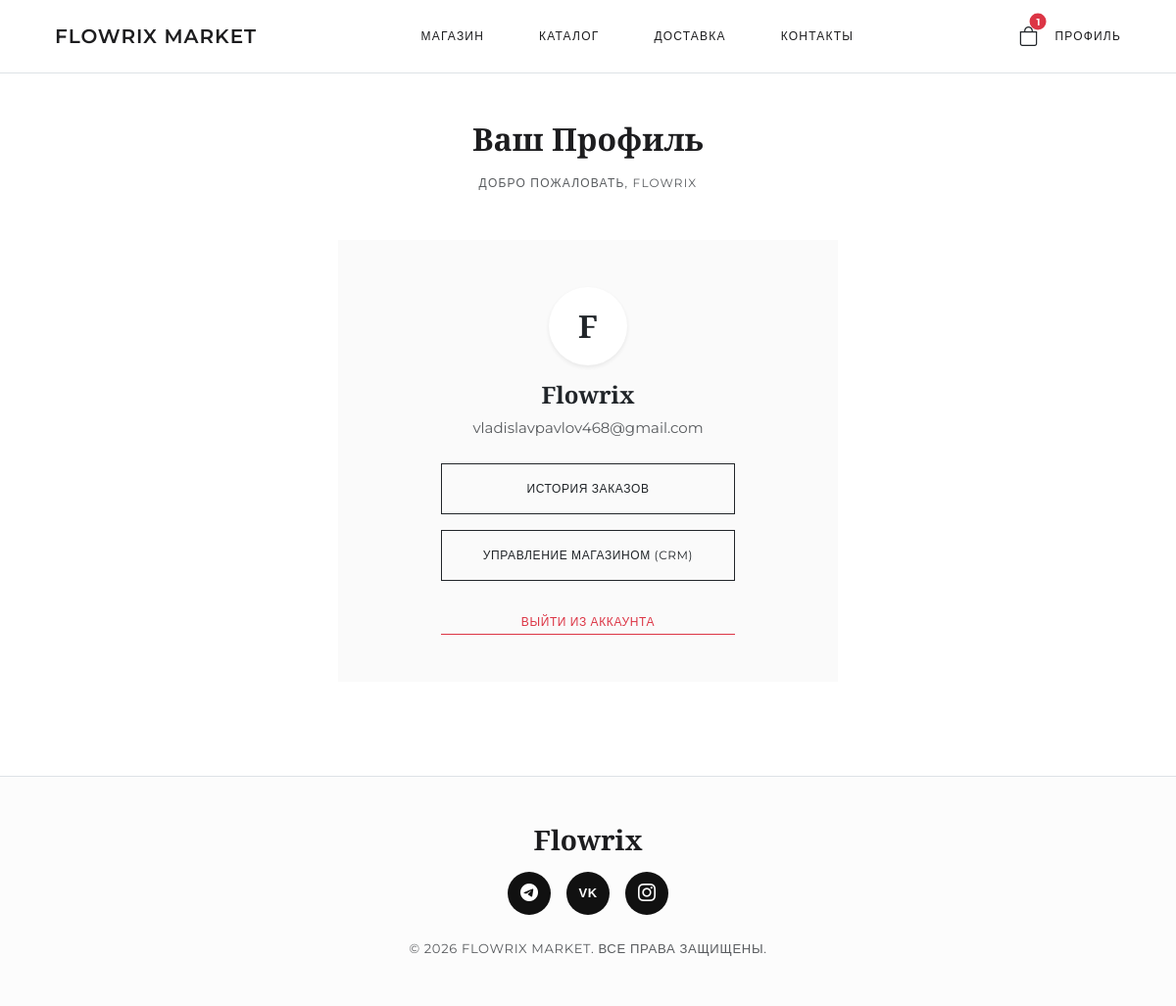
Page /auth/profile (signed in) on the committed database.
### models.py (models this page shows, shortened)
class OrderItem(db.Model):
    __tablename__ = "order_items"
    id = db.Column(db.Integer, primary_key=True)
    order_id = db.Column(db.Integer, db.ForeignKey("orders.id"), nullable=False)
    product_id = db.Column(db.Integer, db.ForeignKey("products.id"), nullable=True)
    quantity = db.Column(db.Integer, nullable=False, default=1)
    price_at_purchase = db.Column(db.Numeric(10, 2), nullable=False)
    order = db.relationship("Order", back_populates="items")
    product = db.relationship("Product", back_populates="order_items")

class User(UserMixin, db.Model):
    __tablename__ = "users"
    id = db.Column(db.Integer, primary_key=True)
    username = db.Column(db.String(64), unique=True, nullable=False)
    email = db.Column(db.String(120), unique=True, nullable=False)
    password_hash = db.Column(db.String(256), nullable=False)
    role = db.Column(db.String(16), nullable=False, default="client")
    created_at = db.Column(db.DateTime, default=datetime.utcnow)
    orders = db.relationship(
        "Order",
        back_populates="user",
        cascade="all, delete-orphan",
        lazy="dynamic",
    )
    @property
    def is_admin(self) -> bool:
        return self.role == "admin"
    @property
    def active_cart(self):
        return self.orders.filter_by(status="new").first()

### routes/auth.py (the view)
@auth_bp.route("/profile")
@login_required
def profile():
    return render_template("pages/profile.html")

### main.py (called while the page is built)
def _ensure_admin():
    from models import User
    try:
        first_user = User.query.order_by(User.id.asc()).first()
        if first_user and first_user.role != "admin":
            first_user.role = "admin"
            db.session.commit()
            print(f"User {first_user.username} promoted to Admin")
    except Exception as e:
        print(f"Admin promotion error: {e}")
        db.session.rollback()

### models.py (called while the page is built)
@login_manager.user_loader
def load_user(user_id: str):
    return db.session.get(User, int(user_id))

    @property
    def items_count(self) -> int:
        return sum(item.quantity for item in self.items)

### templates/pages/profile.html (shortened to what this page needs)
{% extends "base.html" %}
{% block content %}
<div class="container py-5" style="max-width: 800px;">
  <div class="text-center mb-5" data-aos="fade-up">
    <h2 class="font-serif mb-3">Ваш Профиль</h2>
    <p class="text-muted text-uppercase" style="font-size: 12px; letter-spacing: 0.1em;">Добро пожаловать, {{ current_user.username }}</p>
  </div>
  <div class="row g-4 justify-content-center">
    <div class="col-12 col-md-8">
      <div class="card border-0 rounded-0" style="background-color: var(--color-surface);" data-aos="fade-up" data-aos-delay="100">
        <div class="card-body p-5 text-center">
          <div class="mb-4">
            <div class="d-inline-flex align-items-center justify-content-center rounded-circle bg-white shadow-sm mb-3" style="width: 80px; height: 80px;">
              <span class="font-serif fs-2">{{ current_user.username[0]|upper }}</span>
            </div>
            <h4 class="font-serif">{{ current_user.username }}</h4>
            <p class="text-muted">{{ current_user.email }}</p>
          </div>
          <div class="d-flex flex-column gap-3 mx-auto" style="max-width: 300px;">
            <a href="{{ url_for('orders.history') }}" class="btn btn-outline-dark rounded-0 py-3 text-uppercase" style="font-size: 12px; letter-spacing: 0.05em;">
              История заказов
            </a>
            {% if current_user.is_admin %}
            <a href="{{ url_for('admin.dashboard') }}" class="btn btn-outline-dark rounded-0 py-3 text-uppercase" style="font-size: 12px; letter-spacing: 0.05em;">
              Управление магазином (CRM)
            </a>
            {% endif %}
            <a href="{{ url_for('auth.logout') }}" class="text-danger mt-3 text-uppercase text-decoration-none" style="font-size: 12px; letter-spacing: 0.05em; border-bottom: 1px solid #dc3545; display: inline-block; padding-bottom: 2px;">
              Выйти из аккаунта
            </a>
          </div>
        </div>
      </div>
    </div>
  </div>
</div>
{% endblock %}

### templates/base.html (shortened to what this page needs)
<!DOCTYPE html>
<html lang="ru">
<head>
  <link rel="stylesheet" href="https://cdn.jsdelivr.net/npm/bootstrap@5.3.3/dist/css/bootstrap.min.css">
  <link rel="stylesheet" href="https://cdn.jsdelivr.net/npm/bootstrap-icons@1.11.3/font/bootstrap-icons.min.css">
  <link rel="stylesheet" href="https://unpkg.com/aos@next/dist/aos.css" />
  <link rel="stylesheet" href="{{ url_for('static', filename='css/style.css') }}">
</head>
<body>
  <nav class="navbar navbar-minimal sticky-top bg-white py-3 border-bottom">
    <div class="container-fluid px-4">
      <div class="d-flex align-items-center justify-content-between w-100">
        <div class="d-flex align-items-center">
          <a class="navbar-brand m-0" href="{{ url_for('products.home') }}">Flowrix Market</a>
        </div>
        <div class="d-none d-lg-flex gap-4">
          <a class="nav-link" href="{{ url_for('products.home') }}">МАГАЗИН</a>
          <a class="nav-link" href="{{ url_for('products.index') }}">КАТАЛОГ</a>
          <a class="nav-link" href="{{ url_for('products.delivery') }}">ДОСТАВКА</a>
          <a class="nav-link" href="{{ url_for('products.contacts') }}">КОНТАКТЫ</a>
        </div>
        <div class="d-flex align-items-center gap-3">
          {% if current_user.is_authenticated %}
            <button class="btn btn-link text-dark text-decoration-none d-flex align-items-center gap-2 p-0 position-relative" type="button" data-bs-toggle="offcanvas" data-bs-target="#offcanvasCart">
              <i class="bi bi-bag fs-5"></i>
              {% if current_user.active_cart and current_user.active_cart.items_count > 0 %}
                <span class="position-absolute top-0 start-100 translate-middle badge rounded-pill bg-danger" style="font-size: 10px;">
                  {{ current_user.active_cart.items_count }}
                </span>
              {% endif %}
            </button>
            <a class="nav-link p-0 text-dark" href="{{ url_for('auth.profile') }}">ПРОФИЛЬ</a>
          {% else %}
            <a class="nav-link p-0 text-dark" href="{{ url_for('auth.login') }}">ВОЙТИ</a>
          {% endif %}
        </div>
      </div>
    </div>
  </nav>
  <main style="min-height: 70vh;">
    {% block content %}{% endblock %}
  </main>
  <footer class="py-5 mt-5 border-top" style="background-color: #fcfcfc;">
    <div class="container d-flex flex-column align-items-center justify-content-center text-center">
      <h3 class="font-serif mb-3">Flowrix</h3>
      <div class="d-flex gap-3 mb-4">
        <a href="https://t.me/+lvLVunCbq9k2MjZi" target="_blank" class="social-icon-round" aria-label="Telegram">
          <i class="bi bi-telegram"></i>
        </a>
        <a href="https://vk.com/flowrix3d" target="_blank" class="social-icon-round" aria-label="VK">
          <span style="font-size: 13px; font-weight: bold; letter-spacing: 0.5px; font-family: sans-serif;">VK</span>
        </a>
        <a href="https://www.instagram.com/flowrix3d" target="_blank" class="social-icon-round" aria-label="Instagram">
          <i class="bi bi-instagram"></i>
        </a>
      </div>
      <p class="text-muted small mb-0" style="letter-spacing: 0.05em; text-transform: uppercase;">© 2026 Flowrix Market. Все права защищены.</p>
    </div>
  </footer>
</body>
</html>

### static/css/style.css (style rules this page uses)
:root { --color-primary: #111111; --color-secondary: #f0f0f0; --color-bg: #ffffff; --color-surface: #fafafa; --color-border: #e6e6e6; --color-text: #1d1d1f; --color-muted: #86868b; --color-accent: #f7e07a; --font-main: 'Montserrat', sans-serif; --font-heading: 'Playfair Display', serif; --radius-sm: 4px; --radius-md: 8px; --radius-pill: 50px; }
body { font-family: var(--font-main); background-color: var(--color-bg); color: var(--color-text); line-height: 1.6; font-size: 15px; font-weight: 400; -webkit-font-smoothing: antialiased; }
h1, h2, h3, h4, h5, h6, .font-serif { font-family: var(--font-heading); font-weight: 600; }
.navbar-minimal { background: rgba(255, 255, 255, 0.95); backdrop-filter: blur(10px); border-bottom: 1px solid var(--color-border); padding: 1.5rem 2rem; }
.navbar-brand { font-family: var(--font-main); font-weight: 600; font-size: 20px; letter-spacing: 0.05em; color: var(--color-text) !important; text-transform: uppercase; }
.nav-link { font-size: 12px; color: var(--color-text) !important; font-weight: 500; text-transform: uppercase; letter-spacing: 0.1em; transition: opacity 0.2s; padding: 0.5rem 1rem; }

### templates/base.html (style rules this page uses)
.social-icon-round { display: inline-flex; align-items: center; justify-content: center; width: 44px; height: 44px; border-radius: 50%; background-color: #111; color: #fff; font-size: 18px; text-decoration: none; transition: all 0.2s ease; }

### rows in the picture
OrderItem: active_cart.items_count "1"
User: username "FLOWRIX", username "F", username "Flowrix", email "vladislavpavlov468@gmail.com"
